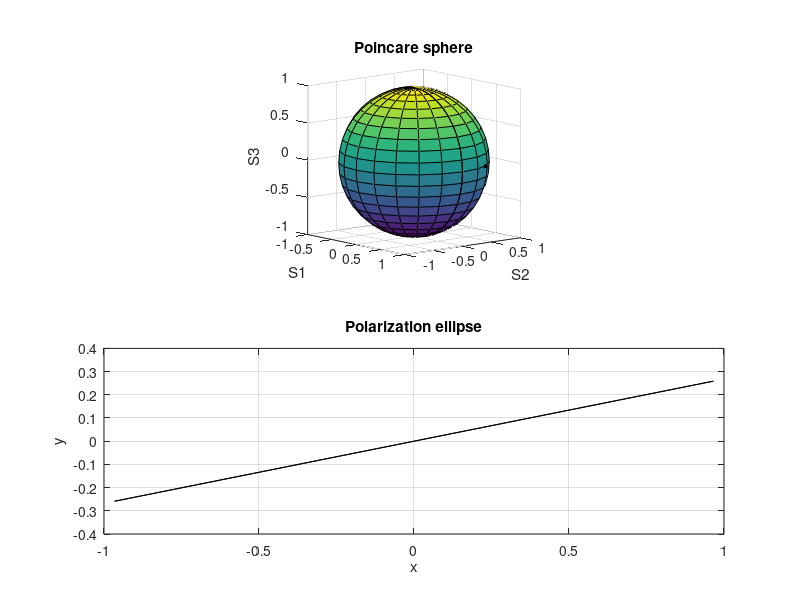

Source code (MATLAB): (Note: this script raises an error after producing the figure.)
close all;
clear;
clc;

c = 10; %speed of EM wave
lambda = 1; %wave length

z = 0;
T = lambda/c; % c = Lambda/T -> T = Lambda/c
t = 0:T/100:T;

Eax = cos(pi/12);
Eay = sin(pi/12);

E = sqrt((Eax^2)+(Eay^2));

Ex = Eax/E;
Ey = Eay/E;

% px - py = phase difference
py = 0;
px = 0;

omega = 2*pi*c/lambda; %2pi/T
k = 2*pi/lambda;

f = figure('Position', get(0, 'Screensize'));
filename = 'Beat_lengths .gif';

[X,Y,Z] = sphere;
figure(1),subplot(2,1,1),sphere,view(50,10),axis equal,hold on;
figure(1),subplot(2,1,2),grid on;

i=1;
for px = linspace(0,2*pi,100)

    ex = real(Ex*exp( 1i*( omega*t - k*z + px ) ));
    ey = real(Ey*exp( 1i*( omega*t - k*z + py ) ));
    
    delta = py-px;

    s0 = (Ex^2) + (Ey^2);
    s1 = (Ex^2) - (Ey^2);
    s2 = 2*Ex*Ey*cos(delta);
    s3 = 2*Ex*Ey*sin(delta);
    
    figure(1),subplot(2,1,1),plot3(s1,s2,s3,'.','Color','black','MarkerSize',10);
    title('Poincare sphere'),xlabel('S1'),ylabel('S2'),zlabel('S3');
    hold on;
    
    figure(1),subplot(2,1,2),plot(ex,ey,'black');
    title('Polarization ellipse'),xlabel('x'),ylabel('y'),grid on;
    
    %drawnow
    F = getframe(f);
    im = frame2im(F);
    [imind,cm] = rgb2ind(im,256); 
    % Write to the GIF File 
    if i == 1
        imwrite(imind,cm,filename,'gif','DelayTime',0.01, 'Loopcount',inf);
    else 
        imwrite(imind,cm,filename, 'gif','DelayTime',0.01,'WriteMode','append');
    end
    
    pause(1/60);
    i=i+1;
end

figure (1),hold off;